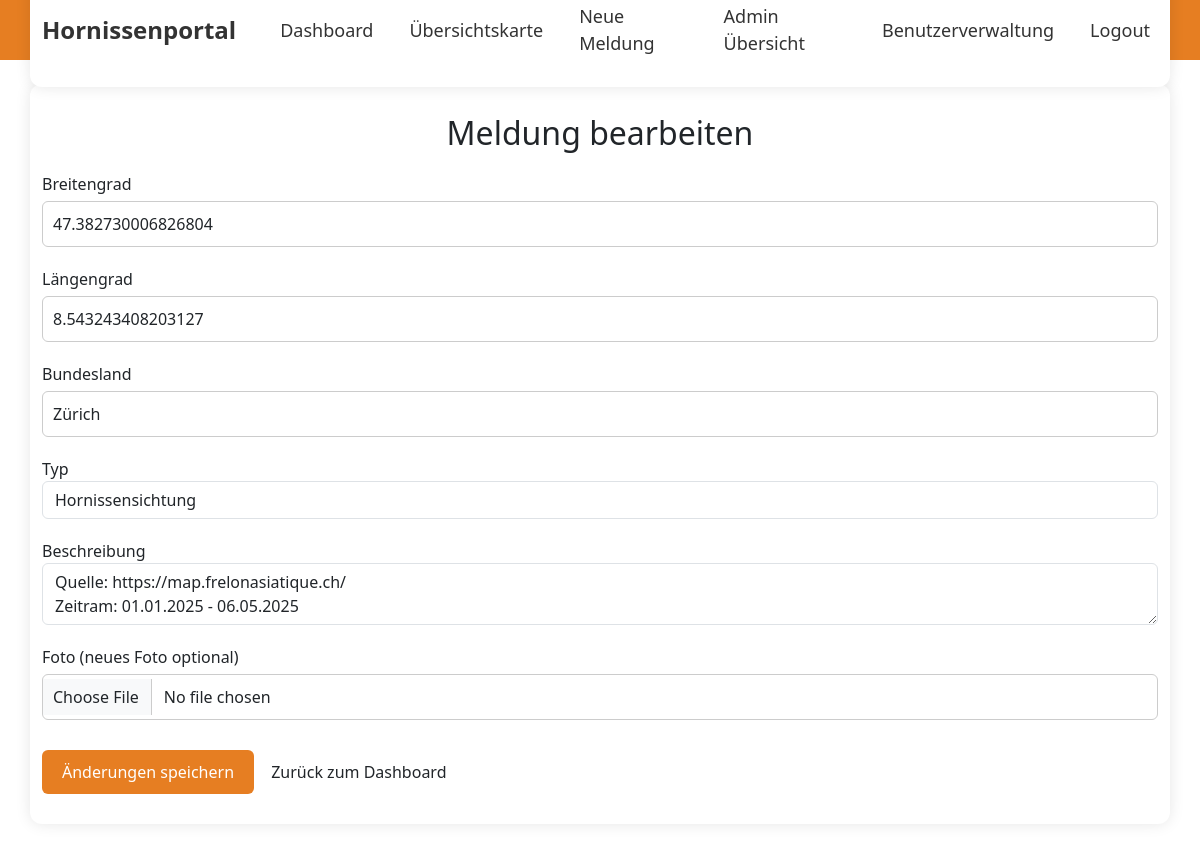
The app's page /edit_report/16 (signed in) with its own data.
### app/models.py (models this page shows)
class Report(db.Model):
    __tablename__ = 'report'
    __table_args__ = {'extend_existing': True}  # <--- Das ist die Lösung!
    id = db.Column(db.Integer, primary_key=True)
    user_id = db.Column(db.Integer, db.ForeignKey('user.id'), nullable=True)
    latitude = db.Column(db.String(50), nullable=False)
    longitude = db.Column(db.String(50), nullable=False)
    bundesland = db.Column(db.String(100), nullable=False)
    type = db.Column(db.String(50), nullable=False)
    description = db.Column(db.Text, nullable=False)
    photo_filename = db.Column(db.String(255), nullable=False)
    timestamp = db.Column(db.DateTime, default=datetime.utcnow)
    user = db.relationship('User', backref='reports')

### app/routes.py (the view, shortened to what this page needs)
@bp.route('/edit_report/<int:report_id>', methods=['GET', 'POST'])
@login_required
def edit_report(report_id):
    report = Report.query.get_or_404(report_id)
    if report.user_id != current_user.id:
        flash('Keine Berechtigung!', 'danger')
        return redirect(url_for('main.dashboard'))
    form = ReportForm(obj=report)
    return render_template('edit_report.html', form=form, report=report)

### app/forms.py
class ReportForm(FlaskForm):
    latitude = StringField('Breitengrad', validators=[DataRequired()])
    longitude = StringField('Längengrad', validators=[DataRequired()])
    bundesland = StringField('Bundesland', validators=[DataRequired()])
    type = SelectField('Typ', choices=[('hornisse', 'Hornissensichtung'), ('nest', 'Nest')], validators=[DataRequired()])
    description = TextAreaField('Beschreibung', validators=[DataRequired()])
    photo = FileField('Foto', validators=[
        FileRequired(),
        FileAllowed(['jpg', 'jpeg', 'png', 'gif'], 'Nur Bilder sind erlaubt!')
    ])
    submit = SubmitField('Meldung einreichen')

### app/templates/edit_report.html (shortened to what this page needs)
{% extends "base.html" %}
{% block content %}
<h2>Meldung bearbeiten</h2>
<form method="POST" enctype="multipart/form-data">
    <div class="form-group">
        <label>Breitengrad</label>
        {{ form.latitude(class="form-control", required=True) }}
    </div>
    <div class="form-group">
        <label>Längengrad</label>
        {{ form.longitude(class="form-control", required=True) }}
    </div>
    <div class="form-group">
        <label>Bundesland</label>
        {{ form.bundesland(class="form-control", required=True) }}
    </div>
    <div class="form-group">
        <label>Typ</label>
        {{ form.type(class="form-control", required=True) }}
    </div>
    <div class="form-group">
        <label>Beschreibung</label>
        {{ form.description(class="form-control", required=True) }}
    </div>
    <div class="form-group">
        <label>Foto (neues Foto optional)</label>
        {{ form.photo(class="form-control") }}
    </div>
    <button type="submit" class="btn btn-primary">Änderungen speichern</button>
    <a href="{{ url_for('main.dashboard') }}" class="btn">Zurück zum Dashboard</a>
</form>
{% endblock %}

### app/static/css/style.css (style rules this page uses)
body { font-family: Arial, sans-serif; background-color: #ffffff; margin: 0; padding: 0; }
h2 { text-align: center; color: #e67e22; margin-bottom: 30px; }
form { margin-top: 20px; }
.form-group { margin-bottom: 20px; }
input[type="text"], input[type="email"], input[type="password"], input[type="file"], textarea, select { width: 100%; padding: 10px; margin-top: 5px; border: 1px solid #ccc; border-radius: 6px; box-sizing: border-box; }
textarea { resize: vertical; }
.btn, button[type="submit"], input[type="submit"] { background-color: #e67e22; color: #ffffff; padding: 10px 20px; border: none; border-radius: 6px; cursor: pointer; font-size: 16px; text-decoration: none; margin-top: 10px; transition: background-color 0.3s; }
a { color: #e67e22; text-decoration: none; transition: color 0.2s; }

### records on screen
Report: latitude "47.382730006826804", longitude "8.543243408203127", bundesland "Zürich", type "Hornissensichtung", description "Quelle: https://map.frelonasiatique.ch/ Zeitram: 01.01.2025 - 06.05.2025"
